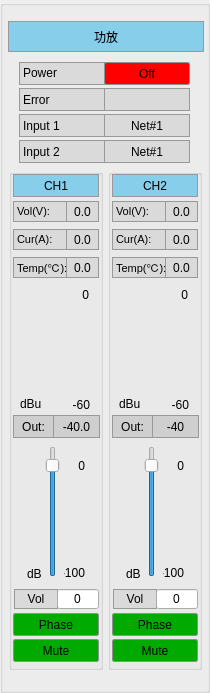
<?xml version="1.0" encoding="UTF-8"?>
<ui version="4.0">
 <class>Monitor_Amp</class>
 <widget class="QGroupBox" name="Monitor_Amp">
  <property name="geometry">
   <rect>
    <x>0</x>
    <y>0</y>
    <width>210</width>
    <height>693</height>
   </rect>
  </property>
  <property name="windowTitle">
   <string>GroupBox</string>
  </property>
  <property name="title">
   <string/>
  </property>
  <widget class="QGroupBox" name="groupBox_4">
   <property name="geometry">
    <rect>
     <x>9</x>
     <y>169</y>
     <width>94</width>
     <height>501</height>
    </rect>
   </property>
   <property name="title">
    <string/>
   </property>
   <widget class="QSlider" name="ch1VolumeSlider">
    <property name="geometry">
     <rect>
      <x>34</x>
      <y>277</y>
      <width>20</width>
      <height>131</height>
     </rect>
    </property>
    <property name="minimum">
     <number>-100</number>
    </property>
    <property name="maximum">
     <number>12</number>
    </property>
    <property name="value">
     <number>0</number>
    </property>
    <property name="orientation">
     <enum>Qt::Vertical</enum>
    </property>
    <property name="tickPosition">
     <enum>QSlider::NoTicks</enum>
    </property>
   </widget>
   <widget class="QLabel" name="attenUpper1">
    <property name="geometry">
     <rect>
      <x>55</x>
      <y>289</y>
      <width>21</width>
      <height>16</height>
     </rect>
    </property>
    <property name="text">
     <string>0</string>
    </property>
    <property name="alignment">
     <set>Qt::AlignRight|Qt::AlignTrailing|Qt::AlignVCenter</set>
    </property>
   </widget>
   <widget class="QLabel" name="attenLower1">
    <property name="geometry">
     <rect>
      <x>55</x>
      <y>396</y>
      <width>21</width>
      <height>16</height>
     </rect>
    </property>
    <property name="text">
     <string>-100</string>
    </property>
    <property name="alignment">
     <set>Qt::AlignRight|Qt::AlignTrailing|Qt::AlignVCenter</set>
    </property>
   </widget>
   <widget class="QPushButton" name="ch1phase">
    <property name="geometry">
     <rect>
      <x>4</x>
      <y>444</y>
      <width>86</width>
      <height>23</height>
     </rect>
    </property>
    <property name="minimumSize">
     <size>
      <width>86</width>
      <height>0</height>
     </size>
    </property>
    <property name="maximumSize">
     <size>
      <width>86</width>
      <height>16777215</height>
     </size>
    </property>
    <property name="styleSheet">
     <string notr="true">QPushButton {
    border: 1px solid #8f8f91;
    border-radius: 2px;
	background-color: rgb(0, 170, 0);
}

QPushButton:pressed {
	background-color: rgb(0, 85, 0);
}
QPushButton:checked{
	background-color: rgb(255, 255, 0);
}</string>
    </property>
    <property name="text">
     <string>Phase</string>
    </property>
    <property name="checkable">
     <bool>true</bool>
    </property>
   </widget>
   <widget class="QPushButton" name="ch1mute">
    <property name="geometry">
     <rect>
      <x>4</x>
      <y>470</y>
      <width>86</width>
      <height>23</height>
     </rect>
    </property>
    <property name="minimumSize">
     <size>
      <width>86</width>
      <height>0</height>
     </size>
    </property>
    <property name="maximumSize">
     <size>
      <width>86</width>
      <height>16777215</height>
     </size>
    </property>
    <property name="styleSheet">
     <string notr="true">QPushButton {
    border: 1px solid #8f8f91;
    border-radius: 2px;
	background-color: rgb(0, 170, 0);
}

QPushButton:pressed {
	background-color: rgb(0, 85, 0);
}
QPushButton:checked{
	background-color: rgb(255, 0, 0);
}</string>
    </property>
    <property name="text">
     <string>Mute</string>
    </property>
    <property name="checkable">
     <bool>true</bool>
    </property>
   </widget>
   <widget class="QLabel" name="label_6">
    <property name="geometry">
     <rect>
      <x>18</x>
      <y>397</y>
      <width>16</width>
      <height>16</height>
     </rect>
    </property>
    <property name="text">
     <string>dB</string>
    </property>
   </widget>
   <widget class="QLabel" name="label_10">
    <property name="geometry">
     <rect>
      <x>4</x>
      <y>5</y>
      <width>86</width>
      <height>23</height>
     </rect>
    </property>
    <property name="styleSheet">
     <string notr="true">border: 1px solid #999999;
background-color: rgb(135, 206, 235);</string>
    </property>
    <property name="text">
     <string>CH1</string>
    </property>
    <property name="alignment">
     <set>Qt::AlignCenter</set>
    </property>
   </widget>
   <widget class="QLabel" name="ch1vuMeterLabel_1">
    <property name="geometry">
     <rect>
      <x>4</x>
      <y>246</y>
      <width>41</width>
      <height>23</height>
     </rect>
    </property>
    <property name="minimumSize">
     <size>
      <width>0</width>
      <height>0</height>
     </size>
    </property>
    <property name="maximumSize">
     <size>
      <width>16777215</width>
      <height>16777215</height>
     </size>
    </property>
    <property name="styleSheet">
     <string notr="true">border: 1px solid #999999;
background-color: rgb(207, 207, 207);</string>
    </property>
    <property name="text">
     <string>Out:</string>
    </property>
    <property name="alignment">
     <set>Qt::AlignCenter</set>
    </property>
   </widget>
   <widget class="VolumeWidget" name="ch1vuMeter" native="true">
    <property name="geometry">
     <rect>
      <x>36</x>
      <y>120</y>
      <width>20</width>
      <height>121</height>
     </rect>
    </property>
    <property name="MaxValue" stdset="0">
     <number>0</number>
    </property>
    <property name="MinValue" stdset="0">
     <number>-60</number>
    </property>
    <property name="SingleTrack" stdset="0">
     <bool>true</bool>
    </property>
   </widget>
   <widget class="QLabel" name="attenUpper2_3">
    <property name="geometry">
     <rect>
      <x>59</x>
      <y>118</y>
      <width>21</width>
      <height>16</height>
     </rect>
    </property>
    <property name="text">
     <string>0</string>
    </property>
    <property name="alignment">
     <set>Qt::AlignRight|Qt::AlignTrailing|Qt::AlignVCenter</set>
    </property>
   </widget>
   <widget class="QLabel" name="attenLower2_3">
    <property name="geometry">
     <rect>
      <x>60</x>
      <y>228</y>
      <width>21</width>
      <height>16</height>
     </rect>
    </property>
    <property name="text">
     <string>-60</string>
    </property>
    <property name="alignment">
     <set>Qt::AlignRight|Qt::AlignTrailing|Qt::AlignVCenter</set>
    </property>
   </widget>
   <widget class="QLabel" name="label_11">
    <property name="geometry">
     <rect>
      <x>11</x>
      <y>227</y>
      <width>22</width>
      <height>16</height>
     </rect>
    </property>
    <property name="text">
     <string>dBu</string>
    </property>
   </widget>
   <widget class="QLabel" name="line1Volt_2">
    <property name="geometry">
     <rect>
      <x>4</x>
      <y>32</y>
      <width>54</width>
      <height>21</height>
     </rect>
    </property>
    <property name="font">
     <font>
      <pointsize>8</pointsize>
     </font>
    </property>
    <property name="styleSheet">
     <string notr="true">border: 1px solid #999999;
background-color: rgb(218, 218, 218);</string>
    </property>
    <property name="text">
     <string>Vol(V):</string>
    </property>
   </widget>
   <widget class="QLabel" name="line1Volt">
    <property name="geometry">
     <rect>
      <x>57</x>
      <y>32</y>
      <width>33</width>
      <height>21</height>
     </rect>
    </property>
    <property name="styleSheet">
     <string notr="true">border: 1px solid #999999;
background-color: rgb(218, 218, 218);</string>
    </property>
    <property name="text">
     <string>0.0</string>
    </property>
    <property name="alignment">
     <set>Qt::AlignCenter</set>
    </property>
   </widget>
   <widget class="QLabel" name="line1Volt_4">
    <property name="geometry">
     <rect>
      <x>4</x>
      <y>88</y>
      <width>54</width>
      <height>21</height>
     </rect>
    </property>
    <property name="font">
     <font>
      <pointsize>8</pointsize>
     </font>
    </property>
    <property name="styleSheet">
     <string notr="true">border: 1px solid #999999;
background-color: rgb(218, 218, 218);</string>
    </property>
    <property name="text">
     <string>Temp(℃):</string>
    </property>
   </widget>
   <widget class="QLabel" name="line1Curr">
    <property name="geometry">
     <rect>
      <x>57</x>
      <y>60</y>
      <width>33</width>
      <height>21</height>
     </rect>
    </property>
    <property name="styleSheet">
     <string notr="true">border: 1px solid #999999;
background-color: rgb(218, 218, 218);</string>
    </property>
    <property name="text">
     <string>0.0</string>
    </property>
    <property name="alignment">
     <set>Qt::AlignCenter</set>
    </property>
   </widget>
   <widget class="QLabel" name="line1Volt_3">
    <property name="geometry">
     <rect>
      <x>4</x>
      <y>60</y>
      <width>54</width>
      <height>21</height>
     </rect>
    </property>
    <property name="font">
     <font>
      <pointsize>8</pointsize>
     </font>
    </property>
    <property name="styleSheet">
     <string notr="true">border: 1px solid #999999;
background-color: rgb(218, 218, 218);</string>
    </property>
    <property name="text">
     <string>Cur(A):</string>
    </property>
   </widget>
   <widget class="QLabel" name="line1Temp">
    <property name="geometry">
     <rect>
      <x>57</x>
      <y>88</y>
      <width>33</width>
      <height>21</height>
     </rect>
    </property>
    <property name="styleSheet">
     <string notr="true">border: 1px solid #999999;
background-color: rgb(218, 218, 218);</string>
    </property>
    <property name="text">
     <string>0.0</string>
    </property>
    <property name="alignment">
     <set>Qt::AlignCenter</set>
    </property>
   </widget>
   <widget class="QLabel" name="label_8">
    <property name="geometry">
     <rect>
      <x>5</x>
      <y>420</y>
      <width>44</width>
      <height>20</height>
     </rect>
    </property>
    <property name="styleSheet">
     <string notr="true">border: 1px solid #999999;
background-color: rgb(218, 218, 218);</string>
    </property>
    <property name="text">
     <string>Vol</string>
    </property>
    <property name="alignment">
     <set>Qt::AlignCenter</set>
    </property>
   </widget>
   <widget class="QLineEdit" name="ch1volumeValue">
    <property name="geometry">
     <rect>
      <x>48</x>
      <y>420</y>
      <width>42</width>
      <height>20</height>
     </rect>
    </property>
    <property name="text">
     <string>0</string>
    </property>
    <property name="alignment">
     <set>Qt::AlignCenter</set>
    </property>
   </widget>
   <widget class="QLabel" name="ch1vuMeterLabel">
    <property name="geometry">
     <rect>
      <x>44</x>
      <y>246</y>
      <width>47</width>
      <height>23</height>
     </rect>
    </property>
    <property name="minimumSize">
     <size>
      <width>0</width>
      <height>0</height>
     </size>
    </property>
    <property name="maximumSize">
     <size>
      <width>16777215</width>
      <height>16777215</height>
     </size>
    </property>
    <property name="styleSheet">
     <string notr="true">border: 1px solid #999999;
background-color: rgb(207, 207, 207);</string>
    </property>
    <property name="text">
     <string>-40.0</string>
    </property>
    <property name="alignment">
     <set>Qt::AlignCenter</set>
    </property>
   </widget>
  </widget>
  <widget class="QGroupBox" name="groupBox_5">
   <property name="geometry">
    <rect>
     <x>108</x>
     <y>169</y>
     <width>94</width>
     <height>501</height>
    </rect>
   </property>
   <property name="title">
    <string/>
   </property>
   <widget class="QSlider" name="ch2VolumeSlider">
    <property name="geometry">
     <rect>
      <x>34</x>
      <y>277</y>
      <width>20</width>
      <height>131</height>
     </rect>
    </property>
    <property name="minimum">
     <number>-100</number>
    </property>
    <property name="maximum">
     <number>12</number>
    </property>
    <property name="value">
     <number>0</number>
    </property>
    <property name="orientation">
     <enum>Qt::Vertical</enum>
    </property>
    <property name="tickPosition">
     <enum>QSlider::NoTicks</enum>
    </property>
   </widget>
   <widget class="QLabel" name="attenUpper1_2">
    <property name="geometry">
     <rect>
      <x>55</x>
      <y>289</y>
      <width>21</width>
      <height>16</height>
     </rect>
    </property>
    <property name="text">
     <string>0</string>
    </property>
    <property name="alignment">
     <set>Qt::AlignRight|Qt::AlignTrailing|Qt::AlignVCenter</set>
    </property>
   </widget>
   <widget class="QLabel" name="attenLower1_2">
    <property name="geometry">
     <rect>
      <x>55</x>
      <y>396</y>
      <width>21</width>
      <height>16</height>
     </rect>
    </property>
    <property name="text">
     <string>-100</string>
    </property>
    <property name="alignment">
     <set>Qt::AlignRight|Qt::AlignTrailing|Qt::AlignVCenter</set>
    </property>
   </widget>
   <widget class="QPushButton" name="ch2phase">
    <property name="geometry">
     <rect>
      <x>4</x>
      <y>444</y>
      <width>86</width>
      <height>23</height>
     </rect>
    </property>
    <property name="minimumSize">
     <size>
      <width>86</width>
      <height>0</height>
     </size>
    </property>
    <property name="maximumSize">
     <size>
      <width>86</width>
      <height>16777215</height>
     </size>
    </property>
    <property name="styleSheet">
     <string notr="true">QPushButton {
    border: 1px solid #8f8f91;
    border-radius: 2px;
	background-color: rgb(0, 170, 0);
}

QPushButton:pressed {
	background-color: rgb(0, 85, 0);
}
QPushButton:checked{
	background-color: rgb(255, 255, 0);
}</string>
    </property>
    <property name="text">
     <string>Phase</string>
    </property>
    <property name="checkable">
     <bool>true</bool>
    </property>
   </widget>
   <widget class="QPushButton" name="ch2mute">
    <property name="geometry">
     <rect>
      <x>4</x>
      <y>470</y>
      <width>86</width>
      <height>23</height>
     </rect>
    </property>
    <property name="minimumSize">
     <size>
      <width>86</width>
      <height>0</height>
     </size>
    </property>
    <property name="maximumSize">
     <size>
      <width>86</width>
      <height>16777215</height>
     </size>
    </property>
    <property name="styleSheet">
     <string notr="true">QPushButton {
    border: 1px solid #8f8f91;
    border-radius: 2px;
	background-color: rgb(0, 170, 0);
}

QPushButton:pressed {
	background-color: rgb(0, 85, 0);
}
QPushButton:checked{
	background-color: rgb(255, 0, 0);
}</string>
    </property>
    <property name="text">
     <string>Mute</string>
    </property>
    <property name="checkable">
     <bool>true</bool>
    </property>
   </widget>
   <widget class="QLabel" name="label_7">
    <property name="geometry">
     <rect>
      <x>18</x>
      <y>397</y>
      <width>16</width>
      <height>16</height>
     </rect>
    </property>
    <property name="text">
     <string>dB</string>
    </property>
   </widget>
   <widget class="QLabel" name="label_12">
    <property name="geometry">
     <rect>
      <x>4</x>
      <y>5</y>
      <width>86</width>
      <height>23</height>
     </rect>
    </property>
    <property name="styleSheet">
     <string notr="true">border: 1px solid #999999;
background-color: rgb(135, 206, 235);</string>
    </property>
    <property name="text">
     <string>CH2</string>
    </property>
    <property name="alignment">
     <set>Qt::AlignCenter</set>
    </property>
   </widget>
   <widget class="QLabel" name="ch2vuMeterLabel_1">
    <property name="geometry">
     <rect>
      <x>4</x>
      <y>246</y>
      <width>41</width>
      <height>23</height>
     </rect>
    </property>
    <property name="minimumSize">
     <size>
      <width>0</width>
      <height>0</height>
     </size>
    </property>
    <property name="maximumSize">
     <size>
      <width>16777215</width>
      <height>16777215</height>
     </size>
    </property>
    <property name="styleSheet">
     <string notr="true">border: 1px solid #999999;
background-color: rgb(207, 207, 207);</string>
    </property>
    <property name="text">
     <string>Out:</string>
    </property>
    <property name="alignment">
     <set>Qt::AlignCenter</set>
    </property>
   </widget>
   <widget class="VolumeWidget" name="ch2vuMeter" native="true">
    <property name="geometry">
     <rect>
      <x>36</x>
      <y>120</y>
      <width>20</width>
      <height>121</height>
     </rect>
    </property>
    <property name="MaxValue" stdset="0">
     <number>0</number>
    </property>
    <property name="MinValue" stdset="0">
     <number>-60</number>
    </property>
    <property name="SingleTrack" stdset="0">
     <bool>true</bool>
    </property>
   </widget>
   <widget class="QLabel" name="attenUpper2_4">
    <property name="geometry">
     <rect>
      <x>59</x>
      <y>118</y>
      <width>21</width>
      <height>16</height>
     </rect>
    </property>
    <property name="text">
     <string>0</string>
    </property>
    <property name="alignment">
     <set>Qt::AlignRight|Qt::AlignTrailing|Qt::AlignVCenter</set>
    </property>
   </widget>
   <widget class="QLabel" name="attenLower2_4">
    <property name="geometry">
     <rect>
      <x>60</x>
      <y>228</y>
      <width>21</width>
      <height>16</height>
     </rect>
    </property>
    <property name="text">
     <string>-60</string>
    </property>
    <property name="alignment">
     <set>Qt::AlignRight|Qt::AlignTrailing|Qt::AlignVCenter</set>
    </property>
   </widget>
   <widget class="QLabel" name="label_13">
    <property name="geometry">
     <rect>
      <x>11</x>
      <y>227</y>
      <width>22</width>
      <height>16</height>
     </rect>
    </property>
    <property name="text">
     <string>dBu</string>
    </property>
   </widget>
   <widget class="QLabel" name="line2Curr">
    <property name="geometry">
     <rect>
      <x>57</x>
      <y>60</y>
      <width>33</width>
      <height>21</height>
     </rect>
    </property>
    <property name="styleSheet">
     <string notr="true">border: 1px solid #999999;
background-color: rgb(218, 218, 218);</string>
    </property>
    <property name="text">
     <string>0.0</string>
    </property>
    <property name="alignment">
     <set>Qt::AlignCenter</set>
    </property>
   </widget>
   <widget class="QLabel" name="line1Volt_5">
    <property name="geometry">
     <rect>
      <x>4</x>
      <y>32</y>
      <width>54</width>
      <height>21</height>
     </rect>
    </property>
    <property name="font">
     <font>
      <pointsize>8</pointsize>
     </font>
    </property>
    <property name="styleSheet">
     <string notr="true">border: 1px solid #999999;
background-color: rgb(218, 218, 218);</string>
    </property>
    <property name="text">
     <string>Vol(V):</string>
    </property>
   </widget>
   <widget class="QLabel" name="line2Volt">
    <property name="geometry">
     <rect>
      <x>57</x>
      <y>32</y>
      <width>33</width>
      <height>21</height>
     </rect>
    </property>
    <property name="styleSheet">
     <string notr="true">border: 1px solid #999999;
background-color: rgb(218, 218, 218);</string>
    </property>
    <property name="text">
     <string>0.0</string>
    </property>
    <property name="alignment">
     <set>Qt::AlignCenter</set>
    </property>
   </widget>
   <widget class="QLabel" name="line2Temp">
    <property name="geometry">
     <rect>
      <x>57</x>
      <y>88</y>
      <width>33</width>
      <height>21</height>
     </rect>
    </property>
    <property name="styleSheet">
     <string notr="true">border: 1px solid #999999;
background-color: rgb(218, 218, 218);</string>
    </property>
    <property name="text">
     <string>0.0</string>
    </property>
    <property name="alignment">
     <set>Qt::AlignCenter</set>
    </property>
   </widget>
   <widget class="QLabel" name="line1Volt_7">
    <property name="geometry">
     <rect>
      <x>4</x>
      <y>60</y>
      <width>54</width>
      <height>21</height>
     </rect>
    </property>
    <property name="font">
     <font>
      <pointsize>8</pointsize>
     </font>
    </property>
    <property name="styleSheet">
     <string notr="true">border: 1px solid #999999;
background-color: rgb(218, 218, 218);</string>
    </property>
    <property name="text">
     <string>Cur(A):</string>
    </property>
   </widget>
   <widget class="QLabel" name="line1Volt_8">
    <property name="geometry">
     <rect>
      <x>4</x>
      <y>88</y>
      <width>54</width>
      <height>21</height>
     </rect>
    </property>
    <property name="font">
     <font>
      <pointsize>8</pointsize>
     </font>
    </property>
    <property name="styleSheet">
     <string notr="true">border: 1px solid #999999;
background-color: rgb(218, 218, 218);</string>
    </property>
    <property name="text">
     <string>Temp(℃):</string>
    </property>
   </widget>
   <widget class="QLabel" name="label_9">
    <property name="geometry">
     <rect>
      <x>5</x>
      <y>420</y>
      <width>44</width>
      <height>20</height>
     </rect>
    </property>
    <property name="styleSheet">
     <string notr="true">border: 1px solid #999999;
background-color: rgb(218, 218, 218);</string>
    </property>
    <property name="text">
     <string>Vol</string>
    </property>
    <property name="alignment">
     <set>Qt::AlignCenter</set>
    </property>
   </widget>
   <widget class="QLineEdit" name="ch2volumeValue">
    <property name="geometry">
     <rect>
      <x>48</x>
      <y>420</y>
      <width>42</width>
      <height>20</height>
     </rect>
    </property>
    <property name="text">
     <string>0</string>
    </property>
    <property name="alignment">
     <set>Qt::AlignCenter</set>
    </property>
   </widget>
   <widget class="QLabel" name="ch2vuMeterLabel">
    <property name="geometry">
     <rect>
      <x>44</x>
      <y>246</y>
      <width>47</width>
      <height>23</height>
     </rect>
    </property>
    <property name="minimumSize">
     <size>
      <width>0</width>
      <height>0</height>
     </size>
    </property>
    <property name="maximumSize">
     <size>
      <width>16777215</width>
      <height>16777215</height>
     </size>
    </property>
    <property name="styleSheet">
     <string notr="true">border: 1px solid #999999;
background-color: rgb(207, 207, 207);</string>
    </property>
    <property name="text">
     <string>-40</string>
    </property>
    <property name="alignment">
     <set>Qt::AlignCenter</set>
    </property>
   </widget>
  </widget>
  <widget class="QPushButton" name="devicenamelabel">
   <property name="geometry">
    <rect>
     <x>8</x>
     <y>21</y>
     <width>196</width>
     <height>31</height>
    </rect>
   </property>
   <property name="focusPolicy">
    <enum>Qt::NoFocus</enum>
   </property>
   <property name="styleSheet">
    <string notr="true">border: 1px solid #999999;
background-color: rgb(135, 206, 235);</string>
   </property>
   <property name="text">
    <string>功放</string>
   </property>
  </widget>
  <widget class="QLabel" name="label_2">
   <property name="geometry">
    <rect>
     <x>19</x>
     <y>62</y>
     <width>86</width>
     <height>23</height>
    </rect>
   </property>
   <property name="focusPolicy">
    <enum>Qt::StrongFocus</enum>
   </property>
   <property name="styleSheet">
    <string notr="true">border: 1px solid #999999;
background-color: rgb(218, 218, 218);</string>
   </property>
   <property name="text">
    <string>Power</string>
   </property>
  </widget>
  <widget class="QPushButton" name="pbPower">
   <property name="enabled">
    <bool>true</bool>
   </property>
   <property name="geometry">
    <rect>
     <x>104</x>
     <y>62</y>
     <width>86</width>
     <height>23</height>
    </rect>
   </property>
   <property name="minimumSize">
    <size>
     <width>86</width>
     <height>23</height>
    </size>
   </property>
   <property name="styleSheet">
    <string notr="true">QPushButton {
    border: 1px solid #8f8f91;
    border-radius: 2px;
	background-color: rgb(255, 0, 0);
}

QPushButton:pressed {
	background-color: rgb(0, 85, 0);
}
QPushButton:checked{
	background-color: rgb(0, 170, 0);
}</string>
   </property>
   <property name="text">
    <string>Off</string>
   </property>
   <property name="checkable">
    <bool>true</bool>
   </property>
   <property name="autoExclusive">
    <bool>true</bool>
   </property>
   <property name="flat">
    <bool>false</bool>
   </property>
  </widget>
  <widget class="QLabel" name="label_3">
   <property name="geometry">
    <rect>
     <x>19</x>
     <y>88</y>
     <width>86</width>
     <height>23</height>
    </rect>
   </property>
   <property name="styleSheet">
    <string notr="true">border: 1px solid #999999;
background-color: rgb(218, 218, 218);</string>
   </property>
   <property name="text">
    <string>Error</string>
   </property>
  </widget>
  <widget class="QLabel" name="labelError">
   <property name="geometry">
    <rect>
     <x>104</x>
     <y>88</y>
     <width>86</width>
     <height>23</height>
    </rect>
   </property>
   <property name="styleSheet">
    <string notr="true">border: 1px solid #999999;
background-color: rgb(218, 218, 218);
image: url(:/Image/green.png);
</string>
   </property>
   <property name="text">
    <string/>
   </property>
  </widget>
  <widget class="QLabel" name="label_4">
   <property name="geometry">
    <rect>
     <x>19</x>
     <y>114</y>
     <width>86</width>
     <height>23</height>
    </rect>
   </property>
   <property name="styleSheet">
    <string notr="true">border: 1px solid #999999;
background-color: rgb(218, 218, 218);</string>
   </property>
   <property name="text">
    <string>Input 1</string>
   </property>
  </widget>
  <widget class="QLabel" name="labelLine1">
   <property name="geometry">
    <rect>
     <x>104</x>
     <y>114</y>
     <width>86</width>
     <height>23</height>
    </rect>
   </property>
   <property name="styleSheet">
    <string notr="true">border: 1px solid #999999;
background-color: rgb(218, 218, 218);</string>
   </property>
   <property name="text">
    <string>Net#1</string>
   </property>
   <property name="alignment">
    <set>Qt::AlignCenter</set>
   </property>
  </widget>
  <widget class="QLabel" name="labelLine2">
   <property name="geometry">
    <rect>
     <x>104</x>
     <y>140</y>
     <width>86</width>
     <height>23</height>
    </rect>
   </property>
   <property name="styleSheet">
    <string notr="true">border: 1px solid #999999;
background-color: rgb(218, 218, 218);</string>
   </property>
   <property name="text">
    <string>Net#1</string>
   </property>
   <property name="alignment">
    <set>Qt::AlignCenter</set>
   </property>
  </widget>
  <widget class="QLabel" name="label_5">
   <property name="geometry">
    <rect>
     <x>19</x>
     <y>140</y>
     <width>86</width>
     <height>23</height>
    </rect>
   </property>
   <property name="styleSheet">
    <string notr="true">border: 1px solid #999999;
background-color: rgb(218, 218, 218);</string>
   </property>
   <property name="text">
    <string>Input 2</string>
   </property>
  </widget>
 </widget>
 <customwidgets>
  <customwidget>
   <class>VolumeWidget</class>
   <extends>QWidget</extends>
   <header>customWidget/volumewidget.h</header>
   <container>1</container>
  </customwidget>
 </customwidgets>
 <resources/>
 <connections/>
</ui>
